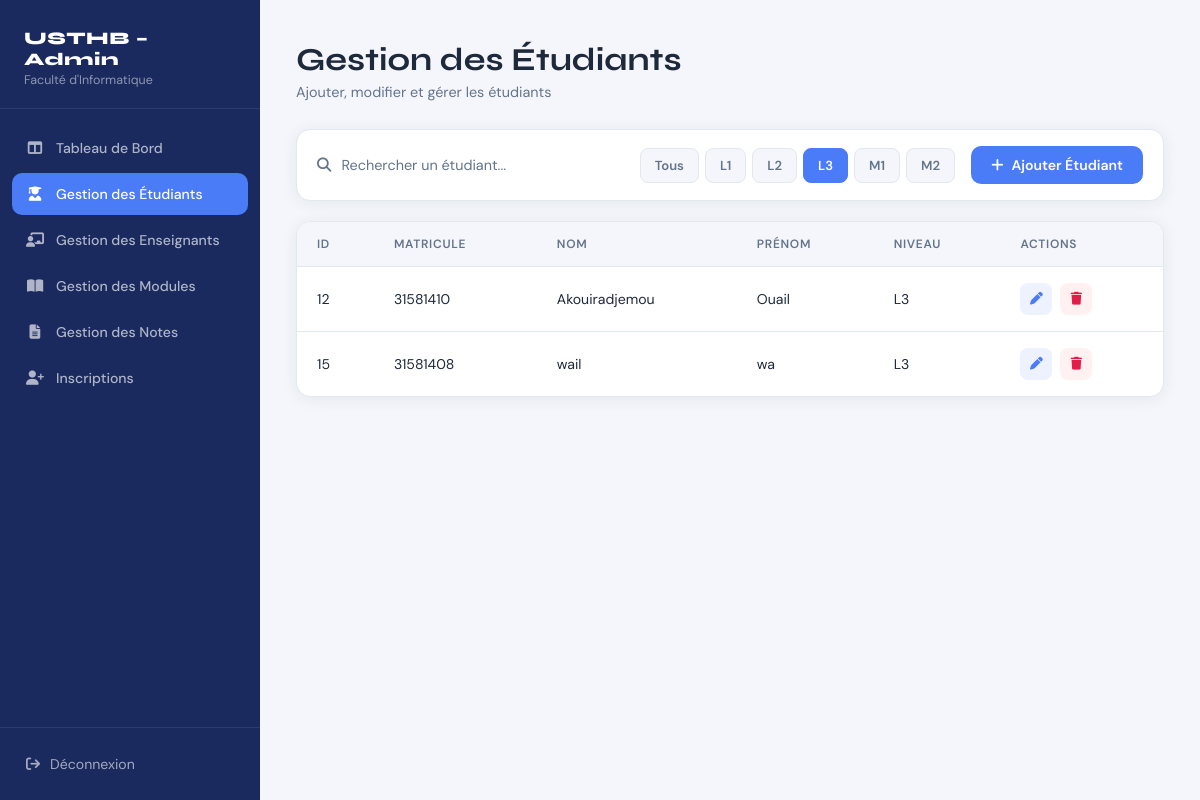
The app's page /GestionEtudiant.php?lvl=3 with its own data.
### tables this page shows
CREATE TABLE `students` (
  `id` int(11) NOT NULL,
  `matricule` int(11) DEFAULT NULL,
  `surname` varchar(255) NOT NULL,
  `family_name` varchar(255) NOT NULL,
  `email` varchar(255) NOT NULL,
  `lvl` int(11) DEFAULT NULL,
  `birth_date` date DEFAULT NULL,
  `user_id` int(11) DEFAULT NULL
);

### GestionEtudiant.php (the view, shortened to what this page needs)
<?php
    $db_server = "localhost";
    $db_user = "root";
    $db_pass = "";
    $db_name = "Usthb_app";
    $conn = mysqli_connect($db_server, $db_user, $db_pass, $db_name);
    $lvlLabels = [1 => 'L1', 2 => 'L2', 3 => 'L3', 4 => 'M1', 5 => 'M2'];
    $modules = [];
    $filterLvl = isset($_GET['lvl']) ? intval($_GET['lvl']) : null;
    $queryStudents = $filterLvl
        ? "SELECT id, matricule, family_name, surname, email, lvl, birth_date FROM Students WHERE lvl=$filterLvl ORDER BY id ASC"
        : "SELECT id, matricule, family_name, surname, email, lvl, birth_date FROM Students ORDER BY id ASC";
    $resultStudents = mysqli_query($conn, $queryStudents);
    $students = [];
    while($student = mysqli_fetch_assoc($resultStudents)){
        $students[$student['id']] = $student;
        $students[$student['id']]['grades'] = [];
    }
?>
<!DOCTYPE html>
<html lang="fr">
<head>
    <link rel="stylesheet" href="https://cdnjs.cloudflare.com/ajax/libs/font-awesome/6.5.0/css/all.min.css">
    <link rel="stylesheet" href="GestionEtudiant.css">
</head>
<body>
<div class="layout">
    <aside class="sidebar">
        <div class="sidebar-brand">
            <h2>USTHB – Admin</h2>
            <p>Faculté d'Informatique</p>
        </div>
        <nav class="sidebar-nav">
            <a href="dashboard_admin.php" class="nav-item">
                <i class="fa-solid fa-table-columns"></i> Tableau de Bord
            </a>
            <a href="GestionEtudiant.php" class="nav-item active">
                <i class="fa-solid fa-user-graduate"></i> Gestion des Étudiants
            </a>
            <a href="GestionEnseignant.php" class="nav-item">
                <i class="fa-solid fa-chalkboard-user"></i> Gestion des Enseignants
            </a>
            <a href="GestionModule.php" class="nav-item">
                <i class="fa-solid fa-book-open"></i> Gestion des Modules
            </a>
            <a href="Notes.php" class="nav-item">
                <i class="fa-solid fa-file-lines"></i> Gestion des Notes
            </a>
            <a href="inscriptions.php" class="nav-item">
                <i class="fa-solid fa-user-plus"></i> Inscriptions
            </a>
        </nav>
        <div class="sidebar-footer">
            <a href="login.php"><i class="fa-solid fa-arrow-right-from-bracket"></i> Déconnexion</a>
        </div>
    </aside>
    <main class="main">
        <div class="page-header">
            <h1>Gestion des Étudiants</h1>
            <p>Ajouter, modifier et gérer les étudiants</p>
        </div>
        <?php $filterLvl = isset($_GET['lvl']) ? intval($_GET['lvl']) : null; ?>
    <div class="toolbar">
        <div class="search-box">
            <i class="fa-solid fa-magnifying-glass"></i>
            <input type="text" id="searchInput" placeholder="Rechercher un étudiant...">
        </div>
        <div style="display:flex; gap:6px; flex-wrap:wrap;">
            <?php foreach([null=>'Tous',1=>'L1',2=>'L2',3=>'L3',4=>'M1',5=>'M2'] as $val=>$label): ?>
                <a href="GestionEtudiant.php<?= $val ? '?lvl='.$val : '' ?>"
                style="padding:8px 14px; border-radius:8px; font-size:.82rem; font-weight:600; text-decoration:none;
                        background:<?= $filterLvl===$val ? 'var(--accent-blue)' : 'var(--bg)' ?>;
                        color:<?= $filterLvl===$val ? '#fff' : 'var(--muted)' ?>;
                        border:1px solid <?= $filterLvl===$val ? 'var(--accent-blue)' : 'var(--border)' ?>;">
                    <?= $label ?>
                </a>
            <?php endforeach; ?>
        </div>
        <button class="btn-add" onclick="openAddModal()">
            <i class="fa-solid fa-plus"></i> Ajouter Étudiant
        </button>
    </div>
        <div class="table-panel">
            <div class="table-wrapper">
                <table id="studentsTable">
                    <thead>
                        <tr>
                            <th>ID</th>
                            <th>MATRICULE</th>
                            <th>NOM</th>
                            <th>PRÉNOM</th>
                            <th>NIVEAU</th>
                            <th>ACTIONS</th>
                        </tr>
                    </thead>
                    <tbody>
                        <?php if(count($students) > 0): ?>
                            <?php foreach($students as $student): ?>
                            <tr>
                                <td><?= htmlspecialchars($student['id']) ?></td>
                                <td><?= htmlspecialchars($student['matricule']) ?></td>
                                <td><?= htmlspecialchars($student['family_name']) ?></td>
                                <td><?= htmlspecialchars($student['surname']) ?></td>
                                <td><?= htmlspecialchars($lvlLabels[$student['lvl']] ?? 'N/A') ?></td>
                                <td class="actions-cell">
                                    <button class="btn-icon btn-edit" title="Modifier" onclick="openEditModal(
                                        <?= $student['id'] ?>,
                                        '<?= addslashes($student['matricule']) ?>',
                                        '<?= addslashes($student['family_name']) ?>',
                                        '<?= addslashes($student['surname']) ?>',
                                        '<?= addslashes($student['birth_date']) ?>',
                                        '<?= addslashes($student['email'] ?? '') ?>',
                                        '<?= addslashes($student['lvl']) ?>'
                                    )">
                                        <i class="fa-solid fa-pen"></i>
                                    </button>
                                    <a href="GestionEtudiant.php?delete_id=<?= $student['id'] ?>"
                                       class="btn-icon btn-delete"
                                       title="Supprimer"
                                       onclick="return confirm('Supprimer cet étudiant ? Toutes ses notes seront supprimées.')">
                                        <i class="fa-solid fa-trash"></i>
                                    </a>
                                </td>
                            </tr>
                            <?php endforeach; ?>
                        <?php else: ?>
                            <tr>
                                <td colspan="<?= 6 + count($modules) + (count($modules) > 0 ? 2 : 0) ?>" class="empty-msg">Aucun étudiant trouvé.</td>
                            </tr>
                        <?php endif; ?>
                    </tbody>
                </table>
            </div>
        </div>
    </main>
</div>
</body>
</html>

### GestionEtudiant.css (style rules this page uses)
*, *::before, *::after { box-sizing: border-box; margin: 0; padding: 0; }
:root { --navy: #1a2a5e; --accent-blue: #4a7cf7; --accent-green: #22c55e; --accent-purple: #a855f7; --bg: #f4f6fb; --card: #ffffff; --text: #1e293b; --muted: #64748b; --border: #e2e8f0; --sidebar-w: 260px; --radius: 14px; --shadow: 0 2px 16px rgba(30, 41, 59, .07); }
html, body { height: 100%; font-family: 'DM Sans', sans-serif; background: var(--bg); color: var(--text); }
.layout { display: flex; min-height: 100vh; }
.sidebar { width: var(--sidebar-w); background: var(--navy); display: flex; flex-direction: column; position: fixed; top: 0; left: 0; bottom: 0; z-index: 100; }
.sidebar-brand { padding: 28px 24px 20px; border-bottom: 1px solid rgba(255,255,255,.08); }
.sidebar-brand h2 { font-family: 'Syne', sans-serif; font-weight: 800; font-size: 1.1rem; color: #fff; letter-spacing: .5px; }
.sidebar-brand p { font-size: .78rem; color: rgba(255,255,255,.5); margin-top: 2px; }
.sidebar-nav { flex: 1; padding: 18px 12px; display: flex; flex-direction: column; gap: 4px; }
.nav-item { display: flex; align-items: center; gap: 12px; padding: 12px 14px; border-radius: 10px; color: rgba(255,255,255,.65); text-decoration: none; font-size: .88rem; font-weight: 500; transition: background .18s, color .18s; }
.nav-item i { width: 18px; text-align: center; font-size: .9rem; }
.nav-item.active { background: var(--accent-blue); color: #fff; }
.sidebar-footer { padding: 16px 12px; border-top: 1px solid rgba(255,255,255,.08); }
.sidebar-footer a { display: flex; align-items: center; gap: 10px; padding: 11px 14px; border-radius: 10px; color: rgba(255,255,255,.6); text-decoration: none; font-size: .88rem; transition: background .18s, color .18s; }
.main { margin-left: var(--sidebar-w); flex: 1; padding: 40px 36px; min-height: 100vh; }
.page-header { margin-bottom: 28px; }
.page-header h1 { font-family: 'Syne', sans-serif; font-weight: 700; font-size: 2rem; color: var(--text); }
.page-header p { color: var(--muted); margin-top: 4px; font-size: .9rem; }
.toolbar { display: flex; align-items: center; justify-content: space-between; gap: 16px; background: var(--card); border: 1px solid var(--border); border-radius: var(--radius); padding: 16px 20px; margin-bottom: 20px; box-shadow: var(--shadow); }
.search-box { display: flex; align-items: center; gap: 10px; flex: 1; }
.search-box i { color: var(--muted); font-size: .9rem; }
.search-box input { border: none; outline: none; background: transparent; font-family: 'DM Sans', sans-serif; font-size: .9rem; color: var(--text); width: 100%; }
.search-box input::placeholder { color: var(--muted); }
.btn-add { display: flex; align-items: center; gap: 8px; background: var(--accent-blue); color: #fff; border: none; cursor: pointer; padding: 10px 20px; border-radius: 10px; font-family: 'DM Sans', sans-serif; font-size: .88rem; font-weight: 600; white-space: nowrap; transition: background .18s; }
.table-panel { background: var(--card); border: 1px solid var(--border); border-radius: var(--radius); box-shadow: var(--shadow); overflow: hidden; }
.table-wrapper { overflow-x: auto; overflow-y: auto; max-height: 480px; scrollbar-width: thin; scrollbar-color: var(--accent-blue) transparent; }
table { width: 100%; border-collapse: collapse; min-width: 700px; }
thead { position: sticky; top: 0; z-index: 1; background: var(--bg); }
thead th { padding: 14px 20px; text-align: left; font-size: .75rem; font-weight: 600; color: var(--muted); letter-spacing: .7px; border-bottom: 1px solid var(--border); white-space: nowrap; }
tbody tr { border-bottom: 1px solid var(--border); transition: background .15s; }
tbody tr:last-child { border-bottom: none; }
tbody td { padding: 16px 20px; font-size: .88rem; color: var(--text); white-space: nowrap; }
.actions-cell { display: flex; align-items: center; gap: 8px; }
.btn-icon { width: 32px; height: 32px; border-radius: 8px; border: none; cursor: pointer; display: flex; align-items: center; justify-content: center; font-size: .8rem; text-decoration: none; transition: opacity .18s, transform .18s; }
.btn-edit { background: #eef2ff; color: var(--accent-blue); }
.btn-delete { background: #fff1f2; color: #e11d48; }

### records on screen
students: id "12", matricule "31581410", family_name "Akouiradjemou", surname "Ouail", lvl "L3"
students: id "15", matricule "31581408", family_name "wail", surname "wa", lvl "L3"

### other values on screen
$label "Tous"
$label "L1"
$label "L2"
$label "L3"
$label "M1"
$label "M2"
